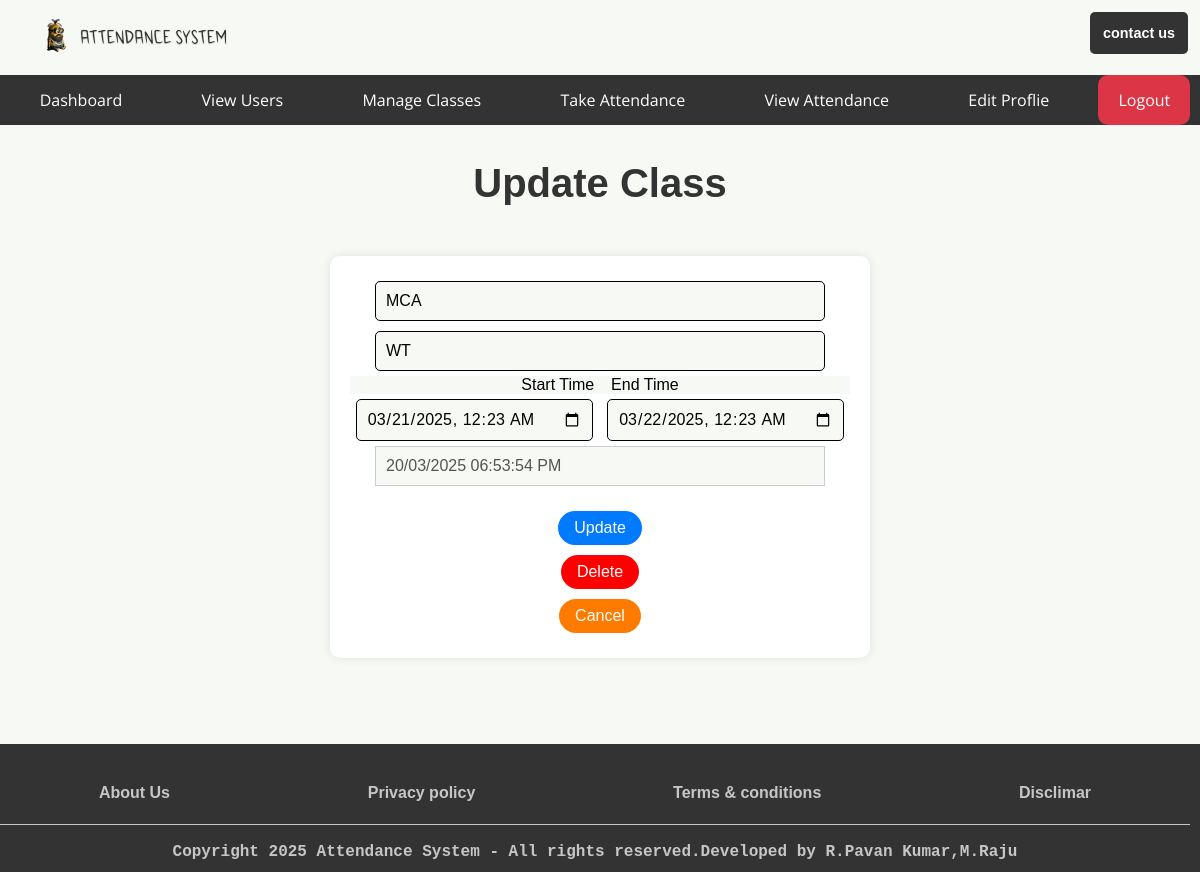
Page /teacher/update/1 (signed in) on the earlier database version.
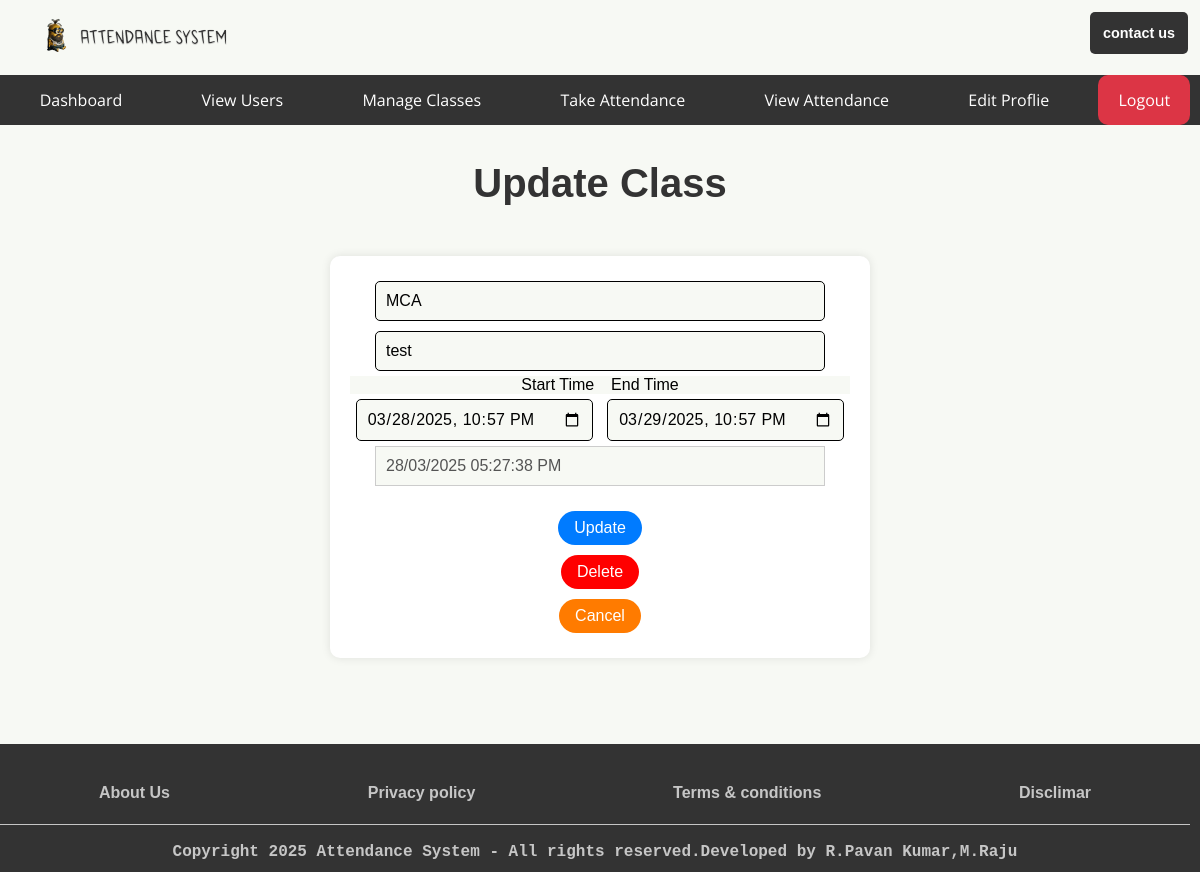
Same page on the later database version.
### app.py (models this page shows, shortened)
class SubjectsClasses(db.Model):  # Renamed to SubjectsClasses
    id = db.Column(db.Integer, primary_key=True)
    Branch = db.Column(db.String(200), nullable=False)
    Subject = db.Column(db.String(200), nullable=False)
    Start_Time = db.Column(db.DateTime, nullable=False)
    End_Time = db.Column(db.DateTime, nullable=False)
    date_created = db.Column(db.DateTime, default=datetime.utcnow)
    completed = db.Column(db.Integer, default=0)

### app.py (the view, shortened to what this page needs)
@app.route('/<role>/update/<int:id>', methods=['GET', 'POST'])
@role_required(['admin', 'teacher'])  # Allow both admin and teacher to update
def update_class(role, id):
    subject = SubjectsClasses.query.get_or_404(id)  # Use get_or_404 for better error handling
    return render_template(f'auth/dashboards/{role}/update_class.html', subject=subject, role=role)

### app.py (called while the page is built)
def role_required(roles):
    if not isinstance(roles, list):
        roles = [roles]  # Ensure roles is a list
    def decorator(func):
        @wraps(func)
        def wrapper(*args, **kwargs):
            if 'username' not in session:
                return redirect(url_for('login'))
            user = User.query.filter_by(username=session['username']).first()
            if user.role not in roles:  # Check if the user's role is in the allowed roles list
                return redirect(url_for('index'))  # Redirect to the home page if unauthorized
            return func(*args, **kwargs)
        return wrapper
    return decorator

### templates/auth/dashboards/teacher/update_class.html (shortened to what this page needs)
{% extends 'base/base_teacher.html' %}
{% block body %}
<main>
    <h1>Update Class</h1>
    <div class="div-sec">
        <form action="{{ url_for('update_class', role=role, id=subject.id) }}" id="form-sec" method="POST">
            <input type="text" name="branch" id="text-sec" value="{{ subject.Branch }}" required />
            <input type="text" name="subject" id="text-sec" value="{{ subject.Subject }}" required />
            <br /><p> Start Time &ensp; End Time </p>
            <input type="datetime-local" name="start_time" id="start_time" value="{{ subject.Start_Time.strftime('%Y-%m-%dT%H:%M') }}" required />
            <input type="datetime-local" name="end_time" id="end_time" value="{{ subject.End_Time.strftime('%Y-%m-%dT%H:%M') }}" required />
            <input type="text" name="date_created" value="{{ subject.date_created.strftime('%d/%m/%Y %I:%M:%S %p') }}" disabled />
            <input type="submit" value="Update" id="update" />
        </form>
        <form action="{{ url_for('delete_class', role=role, id=subject.id) }}" method="POST" id="form-sec" onsubmit="return confirm('Are you sure you want to delete this class?');">
            <button type="submit" class="delete">Delete</button>
        </form>
        <a href="{{ url_for('manage_classes', role=role) }}" class="cancel">Cancel</a>
    </div>
</main>
{% endblock body %}

Differences in the rows shown:
changed SubjectsClasses "MCA": subject "WT" → "test"; start_time "03/21/2025 00:23" → "03/28/2025 22:57"; end_time "03/22/2025 00:23" → "03/29/2025 22:57"; date_created "20/03/2025 06:53:54 PM" → "28/03/2025 05:27:38 PM"
